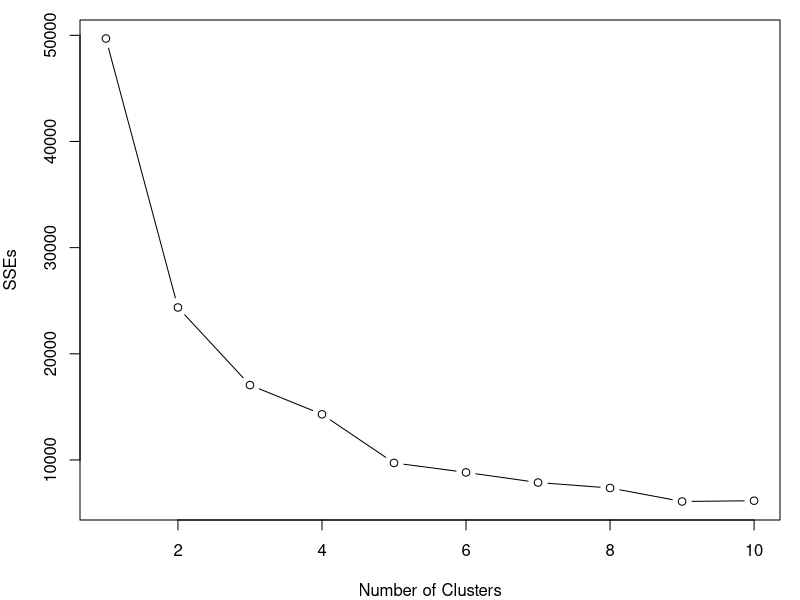
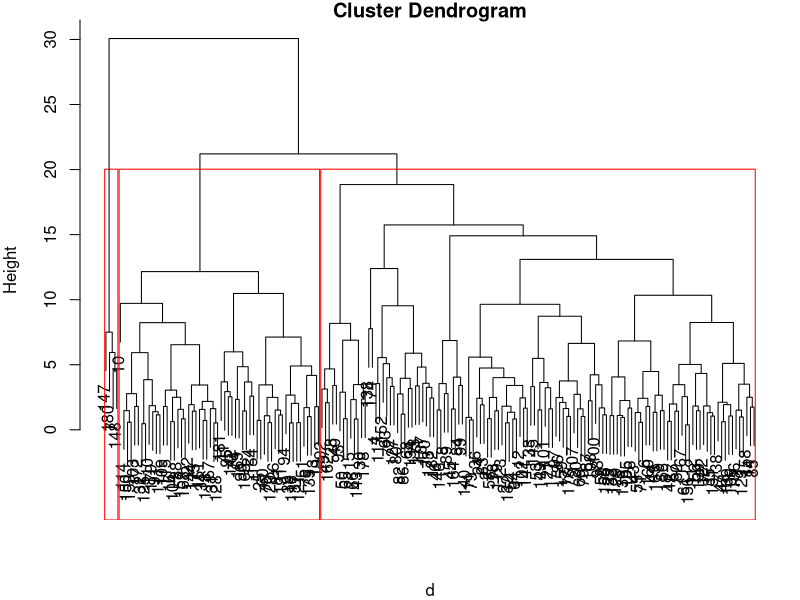
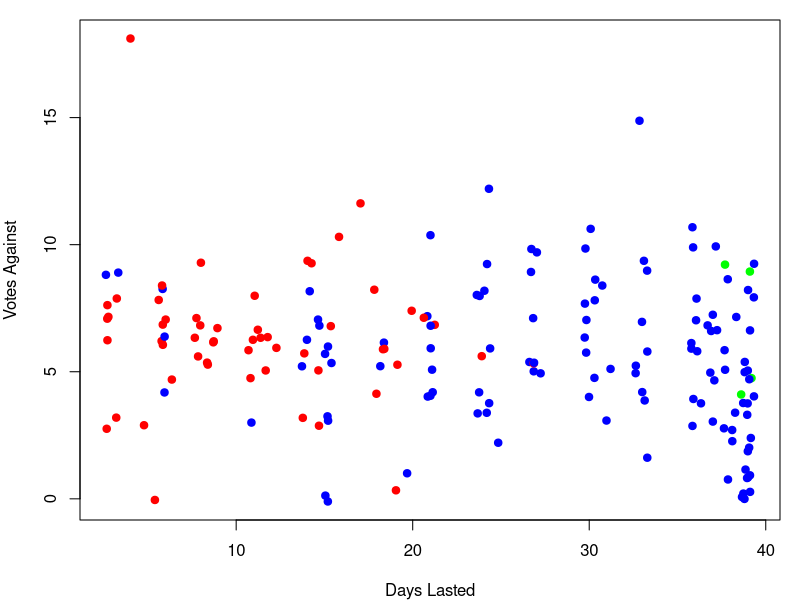

Source code (R) for these figures, in order:
## ---- chunk 1
setwd("~/Desktop/Data Mining/Final")

data <- read.csv("SurvivorFinal.csv")
data <- data[,c(1:15)]

data$Hometown <- as.character(data$Hometown)
data$Hometown <- as.factor(substr(data$Hometown, nchar(data$Hometown)-1, nchar(data$Hometown)))

#NY and CA were the two most frequent home states
data$CA <- ifelse(data$Hometown=="CA",1,0)
data$NY <- ifelse(data$Hometown=="NY",1,0)

data$Season <- NULL
data$Hometown <- NULL
data$Male <- ifelse(data$Sex=="M",1,0)
data$Sex <- NULL
data <- data[complete.cases(data),]

data$ChallengeWinAjd <- data$ChallengeWins/data$DaysLasted
data$ChallengeWins <- NULL
## ---- chunk 2
set.seed(1234)
fit <- kmeans(data[,2:15], 3)
#fit$center 

SSEs <- rep(NA,10) 
SSEs[1] <- fit$totss 
for(k in 2:10){
	fit <- kmeans(data[,2:15],k)
	SSEs[k] <- fit$tot.withinss
}
par(mar=c(4,4,1,1))

plot(1:10,SSEs,type="b",xlab="Number of Clusters")


fit <- kmeans(data[,2:15], 3)
fit$center 
## ---- chunk 3
dataScaled <- scale(data[,2:15])

set.seed(1234)
d <- dist(dataScaled, method = "euclidean")
fit <- hclust(d, method="ward.D2")
plot(fit) 

data$clusterID <- cutree(fit, k=3) 

rect.hclust(fit, k=3, border="red") 


ClusTable <- as.data.frame(matrix(NA,nrow=14,ncol=6))
row.names(ClusTable) <- names(data)[2:15]
colnames(ClusTable) <- c("C1.Mean","C1.sd","C2.Mean","C2.sd","C3.Mean","C3.sd")


for(i in 1:3){
    cluster.data <- data[data$clusterID==i,2:15]
    ClusTable[,2*i-1] <- round(colMeans(cluster.data),2)
    ClusTable[,2*i]   <- round(apply(cluster.data,2,sd),2)
}

ClusTable
## ---- chunk 4
plot(jitter(data$DaysLasted,2), jitter(data$VotesAgainst,2), col=c("red","blue","green")[data$clusterID], pch = 19, xlab = "Days Lasted",ylab = "Votes Against")

data[which(data$clusterID==3),]
